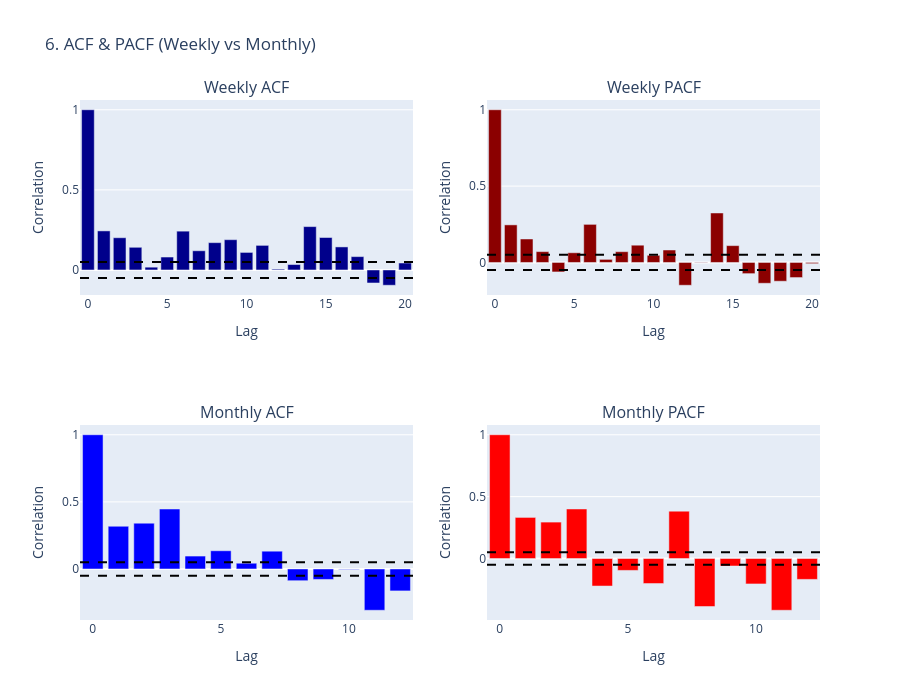

Notebook code cell kept with this figure:
### Code cell
print("6. Generating ACF/PACF...")
fig6 = plot_acf_pacf(df)
fig6.show()

### Figure 1 — Plotly figure (JSON) as saved in the notebook; plotly's stock layout.template omitted (floating-point values rounded to 4 significant figures)
{"data": [{"marker": {"color": "darkblue"}, "type": "bar", "x": [0, 1, 2, 3, 4, 5, 6, 7, 8, 9, 10, 11, 12, 13, 14, 15, 16, 17, 18, 19, 20], "xaxis": "x", "y": [1.0, 0.2438, 0.2012, 0.1416, 0.01739, 0.08075, 0.2423, 0.1199, 0.1705, 0.189, 0.1096, 0.1535, 0.005315, 0.03391, 0.2707, 0.2027, 0.144, 0.08336, -0.08122, -0.09537, 0.04353], "yaxis": "y"}, {"marker": {"color": "darkred"}, "type": "bar", "x": [0, 1, 2, 3, 4, 5, 6, 7, 8, 9, 10, 11, 12, 13, 14, 15, 16, 17, 18, 19, 20], "xaxis": "x2", "y": [1.0, 0.2462, 0.1538, 0.07105, -0.06213, 0.06361, 0.2495, 0.02024, 0.07064, 0.113, 0.0469, 0.08171, -0.1492, 0.00221, 0.3241, 0.1102, -0.07317, -0.1362, -0.1229, -0.09884, -0.007688], "yaxis": "y2"}, {"marker": {"color": "blue"}, "type": "bar", "x": [0, 1, 2, 3, 4, 5, 6, 7, 8, 9, 10, 11, 12], "xaxis": "x3", "y": [1.0, 0.3183, 0.3412, 0.4465, 0.09616, 0.1357, 0.04279, 0.1324, -0.08749, -0.07812, -0.003219, -0.3076, -0.1635], "yaxis": "y3"}, {"marker": {"color": "red"}, "type": "bar", "x": [0, 1, 2, 3, 4, 5, 6, 7, 8, 9, 10, 11, 12], "xaxis": "x4", "y": [1.0, 0.3321, 0.2944, 0.4003, -0.2223, -0.09598, -0.2019, 0.3828, -0.3876, -0.06039, -0.2053, -0.4179, -0.1685], "yaxis": "y4"}], "layout": {"annotations": [{"font": {"size": 16}, "showarrow": false, "text": "Weekly ACF", "x": 0.225, "xanchor": "center", "xref": "paper", "y": 1, "yanchor": "bottom", "yref": "paper"}, {"font": {"size": 16}, "showarrow": false, "text": "Weekly PACF", "x": 0.775, "xanchor": "center", "xref": "paper", "y": 1, "yanchor": "bottom", "yref": "paper"}, {"font": {"size": 16}, "showarrow": false, "text": "Monthly ACF", "x": 0.225, "xanchor": "center", "xref": "paper", "y": 0.375, "yanchor": "bottom", "yref": "paper"}, {"font": {"size": 16}, "showarrow": false, "text": "Monthly PACF", "x": 0.775, "xanchor": "center", "xref": "paper", "y": 0.375, "yanchor": "bottom", "yref": "paper"}], "height": 700, "shapes": [{"line": {"color": "black", "dash": "dash"}, "type": "line", "x0": 0, "x1": 1, "xref": "x domain", "y0": 0.05, "y1": 0.05, "yref": "y"}, {"line": {"color": "black", "dash": "dash"}, "type": "line", "x0": 0, "x1": 1, "xref": "x domain", "y0": -0.05, "y1": -0.05, "yref": "y"}, {"line": {"color": "black", "dash": "dash"}, "type": "line", "x0": 0, "x1": 1, "xref": "x2 domain", "y0": 0.05, "y1": 0.05, "yref": "y2"}, {"line": {"color": "black", "dash": "dash"}, "type": "line", "x0": 0, "x1": 1, "xref": "x2 domain", "y0": -0.05, "y1": -0.05, "yref": "y2"}, {"line": {"color": "black", "dash": "dash"}, "type": "line", "x0": 0, "x1": 1, "xref": "x3 domain", "y0": 0.05, "y1": 0.05, "yref": "y3"}, {"line": {"color": "black", "dash": "dash"}, "type": "line", "x0": 0, "x1": 1, "xref": "x3 domain", "y0": -0.05, "y1": -0.05, "yref": "y3"}, {"line": {"color": "black", "dash": "dash"}, "type": "line", "x0": 0, "x1": 1, "xref": "x4 domain", "y0": 0.05, "y1": 0.05, "yref": "y4"}, {"line": {"color": "black", "dash": "dash"}, "type": "line", "x0": 0, "x1": 1, "xref": "x4 domain", "y0": -0.05, "y1": -0.05, "yref": "y4"}], "showlegend": false, "title": {"text": "6. ACF & PACF (Weekly vs Monthly)"}, "xaxis": {"anchor": "y", "domain": [0, 0.45], "title": {"text": "Lag"}}, "xaxis2": {"anchor": "y2", "domain": [0.55, 1], "title": {"text": "Lag"}}, "xaxis3": {"anchor": "y3", "domain": [0, 0.45], "title": {"text": "Lag"}}, "xaxis4": {"anchor": "y4", "domain": [0.55, 1], "title": {"text": "Lag"}}, "yaxis": {"anchor": "x", "domain": [0.625, 1], "title": {"text": "Correlation"}}, "yaxis2": {"anchor": "x2", "domain": [0.625, 1], "title": {"text": "Correlation"}}, "yaxis3": {"anchor": "x3", "domain": [0, 0.375], "title": {"text": "Correlation"}}, "yaxis4": {"anchor": "x4", "domain": [0, 0.375], "title": {"text": "Correlation"}}}}
